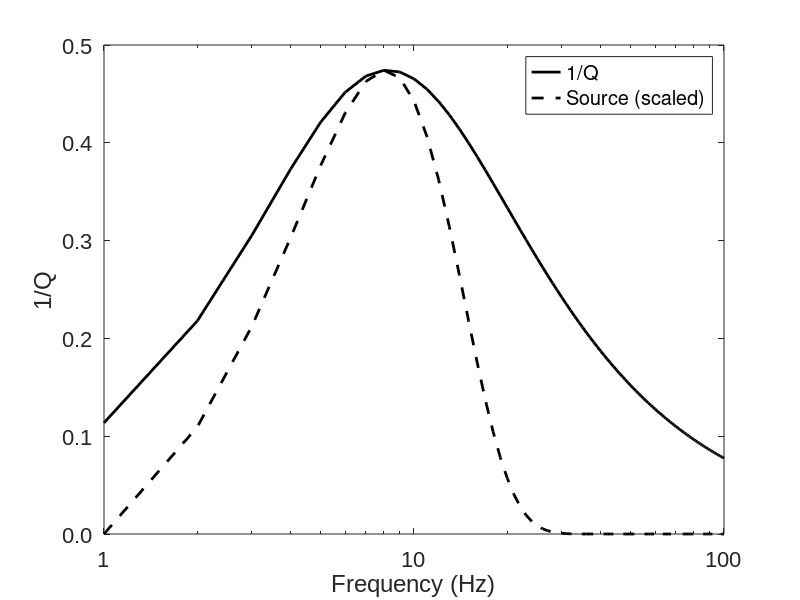
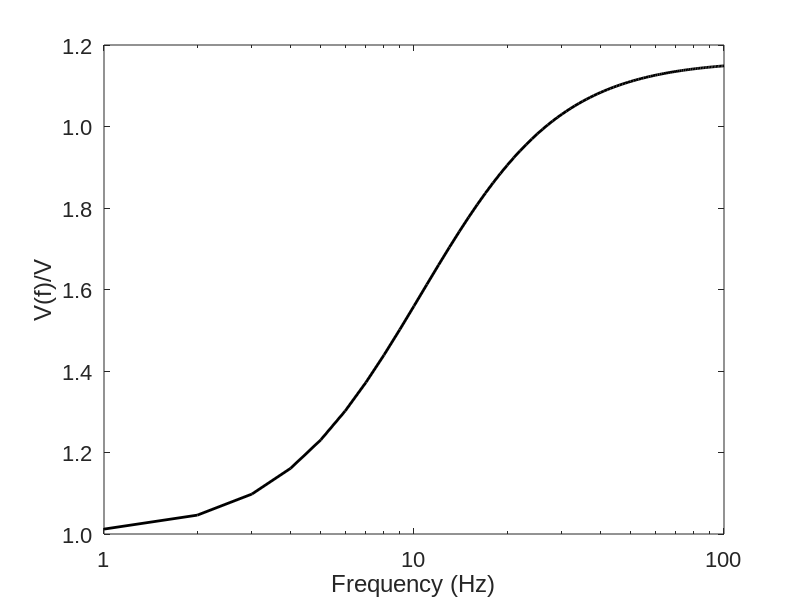

These charts were generated, in order, by the following MATLAB code:
clc;clear all;close all;

%source
nt=1000;
dt=0.001;
nprd=100;
for it=1:nt
    seri(it)=-2.*(it-nprd+2)*exp(-(pi*dt*(it-nprd+2)/(nprd*dt))^2);
end
FT_seri=abs(fft(seri,nt));

irelax=1;
freq_relax=[13,50,100];
ts_s=1./freq_relax/2.0/pi;
ts_p=1./freq_relax/2.0/pi;

freq_max=100;
tau=1.5;
te_p(1)=ts_p(1)*(1+tau);%0.1; 
te_p(2)=ts_p(2)*(1+tau);%0.02;
te_p(3)=ts_p(3)*(1+tau);%0.01;


sigma=0;
% Mr=0;Mi=0;
% for freq=1:freq_max
%     for i=1:1
%         omega=freq*2*pi;
%         Mr=Mr+(1+omega*omega*ts_p(i)*te_p(i))/(1+omega*omega*ts_p(i)*ts_p(i));
%         Mi=Mi+(omega*(te_p(i)-ts_p(i)))/(1+omega*omega*ts_p(i)*ts_p(i));
%     end
%     
%     Q1(freq)=(1-1+Mr)/Mi;
% end
% semilogx(1./Q1,'--r','LineWidth',2);hold on;
for freq=1:freq_max
    sigma=0.0;
    for i=1:1
        sigma=sigma+(1+complex(0,1)*freq*2*pi*te_p(i))/(1+complex(0,1)*freq*2*pi*ts_p(i));
    end
    M(freq)=1-1+sigma;
    Q1(freq)=real(M(freq))/imag(M(freq));
end
figure;
semilogx(1./Q1,'k','LineWidth',2); hold on;
% semilogx(0.01*sqrt(real(M)),'b','LineWidth',2); hold on;
ratio=max(1./Q1)/max(FT_seri(1:freq_max));
semilogx(FT_seri(1:freq_max)*ratio,'--k','LineWidth',2);
legend('1/Q','Source (scaled)');
xlabel('Frequency (Hz)','FontSize',16,'FontName','Arial','fontWeight','normal');
ylabel('1/Q','FontSize',16,'FontName','Arial','fontWeight','normal');

% set(gca,'XTickLabel',sprintf('%3.4f|',get(gca,'XTick')))
% set(gca,'YTickLabel',sprintf('%1.1f|',get(gca,'YTick')));
set(gca, 'XTickLabel',[1,10,100]);
set(gca, 'YTickLabel',['0.0';'0.1';'0.2';'0.3';'0.4';'0.5']);
%set(gca,'YTickLabel',sprintf('%1.1f|',get(gca,'YTick')));
set(gca,'FontSize',16,'FontName','Arial','fontWeight','normal');

figure;
%semilogx(real(sqrt(M)),'r','LineWidth',2);hold on;
semilogx(real(sqrt(M)),'k','LineWidth',2);hold on;
%semilogx(ones(1,freq_max),'b','LineWidth',2); 
%legend('Viscoelastic','Elastic');
set(gca, 'XTickLabel',[1,10,100]);
set(gca, 'YTickLabel',['1.0';'1.2';'1.4';'1.6';'1.8']);

xlabel('Frequency (Hz)','FontSize',16,'FontName','Arial','fontWeight','normal');
ylabel('V(f)/V','FontSize',16,'FontName','Arial','fontWeight','normal');
set(gca,'FontSize',16,'FontName','Arial','fontWeight','normal');